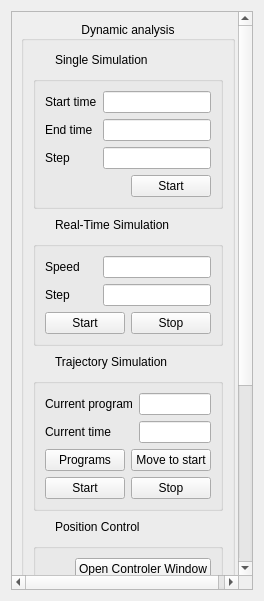
<?xml version="1.0" encoding="UTF-8"?>
<ui version="4.0">
 <class>simulationwidget</class>
 <widget class="QWidget" name="simulationwidget">
  <property name="geometry">
   <rect>
    <x>0</x>
    <y>0</y>
    <width>264</width>
    <height>601</height>
   </rect>
  </property>
  <property name="windowTitle">
   <string>Form</string>
  </property>
  <layout class="QVBoxLayout" name="verticalLayout_5">
   <item>
    <widget class="QScrollArea" name="scrollArea">
     <property name="widgetResizable">
      <bool>true</bool>
     </property>
     <widget class="QWidget" name="scrollAreaWidgetContents">
      <property name="geometry">
       <rect>
        <x>0</x>
        <y>-207</y>
        <width>230</width>
        <height>834</height>
       </rect>
      </property>
      <property name="sizePolicy">
       <sizepolicy hsizetype="Preferred" vsizetype="Expanding">
        <horstretch>0</horstretch>
        <verstretch>0</verstretch>
       </sizepolicy>
      </property>
      <layout class="QVBoxLayout" name="verticalLayout_13">
       <item>
        <widget class="QGroupBox" name="groupBox">
         <property name="title">
          <string>Dynamic analysis</string>
         </property>
         <property name="alignment">
          <set>Qt::AlignCenter</set>
         </property>
         <layout class="QVBoxLayout" name="verticalLayout_4">
          <item>
           <layout class="QVBoxLayout" name="verticalLayout_36">
            <item>
             <layout class="QHBoxLayout" name="horizontalLayout_25">
              <item>
               <widget class="QPushButton" name="pushButton_showSimulation">
                <property name="sizePolicy">
                 <sizepolicy hsizetype="Maximum" vsizetype="Maximum">
                  <horstretch>0</horstretch>
                  <verstretch>0</verstretch>
                 </sizepolicy>
                </property>
                <property name="minimumSize">
                 <size>
                  <width>16</width>
                  <height>16</height>
                 </size>
                </property>
                <property name="maximumSize">
                 <size>
                  <width>16</width>
                  <height>16</height>
                 </size>
                </property>
                <property name="text">
                 <string/>
                </property>
                <property name="icon">
                 <iconset theme="5" resource="main_res.qrc">
                  <normaloff>:/Res/Images/arrow.png</normaloff>:/Res/Images/arrow.png</iconset>
                </property>
                <property name="flat">
                 <bool>true</bool>
                </property>
               </widget>
              </item>
              <item>
               <widget class="QLabel" name="label_Simulation">
                <property name="text">
                 <string>Single Simulation</string>
                </property>
               </widget>
              </item>
              <item>
               <spacer name="horizontalSpacer_13">
                <property name="orientation">
                 <enum>Qt::Horizontal</enum>
                </property>
                <property name="sizeHint" stdset="0">
                 <size>
                  <width>40</width>
                  <height>20</height>
                 </size>
                </property>
               </spacer>
              </item>
             </layout>
            </item>
            <item>
             <widget class="QGroupBox" name="groupBox_Simulation">
              <property name="title">
               <string/>
              </property>
              <layout class="QVBoxLayout" name="verticalLayout_40">
               <item>
                <layout class="QHBoxLayout" name="horizontalLayout_26">
                 <item>
                  <layout class="QVBoxLayout" name="verticalLayout_39">
                   <item>
                    <widget class="QLabel" name="label">
                     <property name="text">
                      <string>Start time</string>
                     </property>
                    </widget>
                   </item>
                   <item>
                    <widget class="QLabel" name="label_2">
                     <property name="text">
                      <string>End time</string>
                     </property>
                    </widget>
                   </item>
                   <item>
                    <widget class="QLabel" name="label_8">
                     <property name="text">
                      <string>Step</string>
                     </property>
                    </widget>
                   </item>
                  </layout>
                 </item>
                 <item>
                  <layout class="QVBoxLayout" name="verticalLayout_37">
                   <item>
                    <widget class="QLineEdit" name="lineEdit_StartTime">
                     <property name="sizePolicy">
                      <sizepolicy hsizetype="Preferred" vsizetype="Preferred">
                       <horstretch>0</horstretch>
                       <verstretch>0</verstretch>
                      </sizepolicy>
                     </property>
                     <property name="minimumSize">
                      <size>
                       <width>0</width>
                       <height>0</height>
                      </size>
                     </property>
                     <property name="maximumSize">
                      <size>
                       <width>7000</width>
                       <height>7000</height>
                      </size>
                     </property>
                    </widget>
                   </item>
                   <item>
                    <widget class="QLineEdit" name="lineEdit_EndTime">
                     <property name="sizePolicy">
                      <sizepolicy hsizetype="Preferred" vsizetype="Preferred">
                       <horstretch>0</horstretch>
                       <verstretch>0</verstretch>
                      </sizepolicy>
                     </property>
                     <property name="minimumSize">
                      <size>
                       <width>0</width>
                       <height>0</height>
                      </size>
                     </property>
                     <property name="maximumSize">
                      <size>
                       <width>7000</width>
                       <height>7000</height>
                      </size>
                     </property>
                    </widget>
                   </item>
                   <item>
                    <widget class="QLineEdit" name="lineEdit_Step">
                     <property name="sizePolicy">
                      <sizepolicy hsizetype="Preferred" vsizetype="Preferred">
                       <horstretch>0</horstretch>
                       <verstretch>0</verstretch>
                      </sizepolicy>
                     </property>
                     <property name="minimumSize">
                      <size>
                       <width>0</width>
                       <height>0</height>
                      </size>
                     </property>
                     <property name="maximumSize">
                      <size>
                       <width>7000</width>
                       <height>7000</height>
                      </size>
                     </property>
                    </widget>
                   </item>
                  </layout>
                 </item>
                </layout>
               </item>
               <item>
                <layout class="QHBoxLayout" name="horizontalLayout_27">
                 <item>
                  <spacer name="horizontalSpacer_14">
                   <property name="orientation">
                    <enum>Qt::Horizontal</enum>
                   </property>
                   <property name="sizeHint" stdset="0">
                    <size>
                     <width>154</width>
                     <height>17</height>
                    </size>
                   </property>
                  </spacer>
                 </item>
                 <item>
                  <widget class="QPushButton" name="pushButton_StartSimulation">
                   <property name="text">
                    <string>Start</string>
                   </property>
                  </widget>
                 </item>
                </layout>
               </item>
              </layout>
             </widget>
            </item>
           </layout>
          </item>
          <item>
           <layout class="QVBoxLayout" name="verticalLayout_41">
            <item>
             <layout class="QHBoxLayout" name="horizontalLayout_30">
              <item>
               <widget class="QPushButton" name="pushButton_showRealTimeSimulation">
                <property name="sizePolicy">
                 <sizepolicy hsizetype="Maximum" vsizetype="Maximum">
                  <horstretch>0</horstretch>
                  <verstretch>0</verstretch>
                 </sizepolicy>
                </property>
                <property name="minimumSize">
                 <size>
                  <width>16</width>
                  <height>16</height>
                 </size>
                </property>
                <property name="maximumSize">
                 <size>
                  <width>16</width>
                  <height>16</height>
                 </size>
                </property>
                <property name="text">
                 <string/>
                </property>
                <property name="icon">
                 <iconset theme="5" resource="main_res.qrc">
                  <normaloff>:/Res/Images/arrow.png</normaloff>:/Res/Images/arrow.png</iconset>
                </property>
                <property name="flat">
                 <bool>true</bool>
                </property>
               </widget>
              </item>
              <item>
               <widget class="QLabel" name="label_RealTimeSimulation">
                <property name="text">
                 <string>Real-Time Simulation</string>
                </property>
               </widget>
              </item>
              <item>
               <spacer name="horizontalSpacer_15">
                <property name="orientation">
                 <enum>Qt::Horizontal</enum>
                </property>
                <property name="sizeHint" stdset="0">
                 <size>
                  <width>40</width>
                  <height>20</height>
                 </size>
                </property>
               </spacer>
              </item>
             </layout>
            </item>
            <item>
             <widget class="QGroupBox" name="groupBox_RealTimeSimulation">
              <property name="title">
               <string/>
              </property>
              <layout class="QVBoxLayout" name="verticalLayout_16">
               <item>
                <layout class="QHBoxLayout" name="horizontalLayout_9">
                 <item>
                  <layout class="QVBoxLayout" name="verticalLayout_14">
                   <item>
                    <widget class="QLabel" name="label_11">
                     <property name="text">
                      <string>Speed</string>
                     </property>
                    </widget>
                   </item>
                   <item>
                    <widget class="QLabel" name="label_12">
                     <property name="text">
                      <string>Step</string>
                     </property>
                    </widget>
                   </item>
                  </layout>
                 </item>
                 <item>
                  <layout class="QVBoxLayout" name="verticalLayout_15">
                   <item>
                    <widget class="QLineEdit" name="lineEdit_Speed">
                     <property name="sizePolicy">
                      <sizepolicy hsizetype="Preferred" vsizetype="Preferred">
                       <horstretch>0</horstretch>
                       <verstretch>0</verstretch>
                      </sizepolicy>
                     </property>
                     <property name="minimumSize">
                      <size>
                       <width>0</width>
                       <height>0</height>
                      </size>
                     </property>
                     <property name="maximumSize">
                      <size>
                       <width>7000</width>
                       <height>7000</height>
                      </size>
                     </property>
                    </widget>
                   </item>
                   <item>
                    <widget class="QLineEdit" name="lineEdit_RealTimeSimulationStep">
                     <property name="sizePolicy">
                      <sizepolicy hsizetype="Preferred" vsizetype="Preferred">
                       <horstretch>0</horstretch>
                       <verstretch>0</verstretch>
                      </sizepolicy>
                     </property>
                     <property name="minimumSize">
                      <size>
                       <width>0</width>
                       <height>0</height>
                      </size>
                     </property>
                     <property name="maximumSize">
                      <size>
                       <width>7000</width>
                       <height>7000</height>
                      </size>
                     </property>
                    </widget>
                   </item>
                  </layout>
                 </item>
                </layout>
               </item>
               <item>
                <layout class="QHBoxLayout" name="horizontalLayout_32">
                 <item>
                  <spacer name="horizontalSpacer_16">
                   <property name="orientation">
                    <enum>Qt::Horizontal</enum>
                   </property>
                   <property name="sizeHint" stdset="0">
                    <size>
                     <width>154</width>
                     <height>17</height>
                    </size>
                   </property>
                  </spacer>
                 </item>
                 <item>
                  <widget class="QPushButton" name="pushButton_StartRealTimeSimulation">
                   <property name="text">
                    <string>Start</string>
                   </property>
                  </widget>
                 </item>
                 <item>
                  <widget class="QPushButton" name="pushButton_StopRealTimeSimulation">
                   <property name="text">
                    <string>Stop</string>
                   </property>
                  </widget>
                 </item>
                </layout>
               </item>
              </layout>
             </widget>
            </item>
           </layout>
          </item>
          <item>
           <layout class="QVBoxLayout" name="verticalLayout_38">
            <item>
             <layout class="QHBoxLayout" name="horizontalLayout_28">
              <item>
               <widget class="QPushButton" name="pushButton_showTrajectorySimulation">
                <property name="sizePolicy">
                 <sizepolicy hsizetype="Maximum" vsizetype="Maximum">
                  <horstretch>0</horstretch>
                  <verstretch>0</verstretch>
                 </sizepolicy>
                </property>
                <property name="minimumSize">
                 <size>
                  <width>16</width>
                  <height>16</height>
                 </size>
                </property>
                <property name="maximumSize">
                 <size>
                  <width>16</width>
                  <height>16</height>
                 </size>
                </property>
                <property name="text">
                 <string/>
                </property>
                <property name="icon">
                 <iconset theme="5" resource="main_res.qrc">
                  <normaloff>:/Res/Images/arrow.png</normaloff>:/Res/Images/arrow.png</iconset>
                </property>
                <property name="flat">
                 <bool>true</bool>
                </property>
               </widget>
              </item>
              <item>
               <widget class="QLabel" name="label_TrajectorySimulation">
                <property name="text">
                 <string>Trajectory Simulation</string>
                </property>
               </widget>
              </item>
              <item>
               <spacer name="horizontalSpacer_17">
                <property name="orientation">
                 <enum>Qt::Horizontal</enum>
                </property>
                <property name="sizeHint" stdset="0">
                 <size>
                  <width>40</width>
                  <height>20</height>
                 </size>
                </property>
               </spacer>
              </item>
             </layout>
            </item>
            <item>
             <widget class="QGroupBox" name="groupBox_TrajectorySimulation">
              <property name="title">
               <string/>
              </property>
              <layout class="QVBoxLayout" name="verticalLayout_42">
               <item>
                <layout class="QHBoxLayout" name="horizontalLayout_13">
                 <item>
                  <layout class="QVBoxLayout" name="verticalLayout_19">
                   <item>
                    <widget class="QLabel" name="label_13">
                     <property name="text">
                      <string>Current program</string>
                     </property>
                    </widget>
                   </item>
                   <item>
                    <widget class="QLabel" name="label_14">
                     <property name="text">
                      <string>Current time</string>
                     </property>
                    </widget>
                   </item>
                  </layout>
                 </item>
                 <item>
                  <layout class="QVBoxLayout" name="verticalLayout_23">
                   <item>
                    <widget class="QLineEdit" name="lineEdit_Speed_2">
                     <property name="sizePolicy">
                      <sizepolicy hsizetype="Preferred" vsizetype="Preferred">
                       <horstretch>0</horstretch>
                       <verstretch>0</verstretch>
                      </sizepolicy>
                     </property>
                     <property name="minimumSize">
                      <size>
                       <width>0</width>
                       <height>0</height>
                      </size>
                     </property>
                     <property name="maximumSize">
                      <size>
                       <width>7000</width>
                       <height>7000</height>
                      </size>
                     </property>
                    </widget>
                   </item>
                   <item>
                    <widget class="QLineEdit" name="lineEdit_RealTimeSimulationStep_2">
                     <property name="sizePolicy">
                      <sizepolicy hsizetype="Preferred" vsizetype="Preferred">
                       <horstretch>0</horstretch>
                       <verstretch>0</verstretch>
                      </sizepolicy>
                     </property>
                     <property name="minimumSize">
                      <size>
                       <width>0</width>
                       <height>0</height>
                      </size>
                     </property>
                     <property name="maximumSize">
                      <size>
                       <width>7000</width>
                       <height>7000</height>
                      </size>
                     </property>
                    </widget>
                   </item>
                  </layout>
                 </item>
                </layout>
               </item>
               <item>
                <layout class="QHBoxLayout" name="horizontalLayout_33">
                 <item>
                  <spacer name="horizontalSpacer_22">
                   <property name="orientation">
                    <enum>Qt::Horizontal</enum>
                   </property>
                   <property name="sizeHint" stdset="0">
                    <size>
                     <width>154</width>
                     <height>17</height>
                    </size>
                   </property>
                  </spacer>
                 </item>
                 <item>
                  <spacer name="horizontalSpacer_23">
                   <property name="orientation">
                    <enum>Qt::Horizontal</enum>
                   </property>
                   <property name="sizeHint" stdset="0">
                    <size>
                     <width>154</width>
                     <height>17</height>
                    </size>
                   </property>
                  </spacer>
                 </item>
                 <item>
                  <widget class="QPushButton" name="pushButton_StartTrajectorySimulationSimulation_3">
                   <property name="text">
                    <string>Programs</string>
                   </property>
                  </widget>
                 </item>
                 <item>
                  <widget class="QPushButton" name="pushButton_StartTrajectorySimulationSimulation_4">
                   <property name="text">
                    <string>Move to start</string>
                   </property>
                  </widget>
                 </item>
                </layout>
               </item>
               <item>
                <layout class="QHBoxLayout" name="horizontalLayout_31">
                 <item>
                  <spacer name="horizontalSpacer_18">
                   <property name="orientation">
                    <enum>Qt::Horizontal</enum>
                   </property>
                   <property name="sizeHint" stdset="0">
                    <size>
                     <width>154</width>
                     <height>17</height>
                    </size>
                   </property>
                  </spacer>
                 </item>
                 <item>
                  <spacer name="horizontalSpacer_21">
                   <property name="orientation">
                    <enum>Qt::Horizontal</enum>
                   </property>
                   <property name="sizeHint" stdset="0">
                    <size>
                     <width>154</width>
                     <height>17</height>
                    </size>
                   </property>
                  </spacer>
                 </item>
                 <item>
                  <widget class="QPushButton" name="pushButton_StartTrajectorySimulationSimulation_2">
                   <property name="text">
                    <string>Start</string>
                   </property>
                  </widget>
                 </item>
                 <item>
                  <widget class="QPushButton" name="pushButton_StartTrajectorySimulationSimulation">
                   <property name="text">
                    <string>Stop</string>
                   </property>
                  </widget>
                 </item>
                </layout>
               </item>
              </layout>
             </widget>
            </item>
           </layout>
          </item>
          <item>
           <layout class="QVBoxLayout" name="verticalLayout_65">
            <item>
             <layout class="QHBoxLayout" name="horizontalLayout_51">
              <item>
               <widget class="QPushButton" name="pushButton_showPositionControl">
                <property name="sizePolicy">
                 <sizepolicy hsizetype="Maximum" vsizetype="Maximum">
                  <horstretch>0</horstretch>
                  <verstretch>0</verstretch>
                 </sizepolicy>
                </property>
                <property name="minimumSize">
                 <size>
                  <width>16</width>
                  <height>16</height>
                 </size>
                </property>
                <property name="maximumSize">
                 <size>
                  <width>16</width>
                  <height>16</height>
                 </size>
                </property>
                <property name="text">
                 <string/>
                </property>
                <property name="icon">
                 <iconset theme="5" resource="main_res.qrc">
                  <normaloff>:/Res/Images/arrow.png</normaloff>:/Res/Images/arrow.png</iconset>
                </property>
                <property name="flat">
                 <bool>true</bool>
                </property>
               </widget>
              </item>
              <item>
               <widget class="QLabel" name="label_PositionControl">
                <property name="text">
                 <string>Position Control</string>
                </property>
               </widget>
              </item>
              <item>
               <spacer name="horizontalSpacer_40">
                <property name="orientation">
                 <enum>Qt::Horizontal</enum>
                </property>
                <property name="sizeHint" stdset="0">
                 <size>
                  <width>40</width>
                  <height>20</height>
                 </size>
                </property>
               </spacer>
              </item>
             </layout>
            </item>
            <item>
             <widget class="QGroupBox" name="groupBox_PositionControl">
              <property name="title">
               <string/>
              </property>
              <layout class="QVBoxLayout" name="verticalLayout_66">
               <item>
                <layout class="QHBoxLayout" name="horizontalLayout_53">
                 <item>
                  <spacer name="horizontalSpacer_41">
                   <property name="orientation">
                    <enum>Qt::Horizontal</enum>
                   </property>
                   <property name="sizeHint" stdset="0">
                    <size>
                     <width>154</width>
                     <height>17</height>
                    </size>
                   </property>
                  </spacer>
                 </item>
                 <item>
                  <spacer name="horizontalSpacer_42">
                   <property name="orientation">
                    <enum>Qt::Horizontal</enum>
                   </property>
                   <property name="sizeHint" stdset="0">
                    <size>
                     <width>154</width>
                     <height>17</height>
                    </size>
                   </property>
                  </spacer>
                 </item>
                 <item>
                  <widget class="QPushButton" name="pushButton_OpenControlerWindow">
                   <property name="text">
                    <string>Open Controler Window</string>
                   </property>
                  </widget>
                 </item>
                </layout>
               </item>
               <item>
                <layout class="QHBoxLayout" name="horizontalLayout">
                 <item>
                  <spacer name="horizontalSpacer_43">
                   <property name="orientation">
                    <enum>Qt::Horizontal</enum>
                   </property>
                   <property name="sizeHint" stdset="0">
                    <size>
                     <width>154</width>
                     <height>17</height>
                    </size>
                   </property>
                  </spacer>
                 </item>
                 <item>
                  <widget class="QPushButton" name="pushButton_OpenControlerWindow_2">
                   <property name="text">
                    <string>Open Controler Window 2</string>
                   </property>
                  </widget>
                 </item>
                </layout>
               </item>
              </layout>
             </widget>
            </item>
           </layout>
          </item>
          <item>
           <layout class="QVBoxLayout" name="verticalLayout_69">
            <item>
             <layout class="QHBoxLayout" name="horizontalLayout_55">
              <item>
               <widget class="QPushButton" name="pushButton_showHapticControl">
                <property name="sizePolicy">
                 <sizepolicy hsizetype="Maximum" vsizetype="Maximum">
                  <horstretch>0</horstretch>
                  <verstretch>0</verstretch>
                 </sizepolicy>
                </property>
                <property name="minimumSize">
                 <size>
                  <width>16</width>
                  <height>16</height>
                 </size>
                </property>
                <property name="maximumSize">
                 <size>
                  <width>16</width>
                  <height>16</height>
                 </size>
                </property>
                <property name="text">
                 <string/>
                </property>
                <property name="icon">
                 <iconset theme="5" resource="main_res.qrc">
                  <normaloff>:/Res/Images/arrow.png</normaloff>:/Res/Images/arrow.png</iconset>
                </property>
                <property name="flat">
                 <bool>true</bool>
                </property>
               </widget>
              </item>
              <item>
               <widget class="QLabel" name="label_HapticControl">
                <property name="text">
                 <string>Haptic Control</string>
                </property>
               </widget>
              </item>
              <item>
               <spacer name="horizontalSpacer_46">
                <property name="orientation">
                 <enum>Qt::Horizontal</enum>
                </property>
                <property name="sizeHint" stdset="0">
                 <size>
                  <width>40</width>
                  <height>20</height>
                 </size>
                </property>
               </spacer>
              </item>
             </layout>
            </item>
            <item>
             <widget class="QGroupBox" name="groupBox_HapticControl">
              <property name="title">
               <string/>
              </property>
              <layout class="QVBoxLayout" name="verticalLayout_70">
               <item>
                <layout class="QHBoxLayout" name="horizontalLayout_56">
                 <item>
                  <spacer name="horizontalSpacer_47">
                   <property name="orientation">
                    <enum>Qt::Horizontal</enum>
                   </property>
                   <property name="sizeHint" stdset="0">
                    <size>
                     <width>154</width>
                     <height>17</height>
                    </size>
                   </property>
                  </spacer>
                 </item>
                 <item>
                  <widget class="QCheckBox" name="checkBox">
                   <property name="text">
                    <string>Enable Haptic Pointer</string>
                   </property>
                  </widget>
                 </item>
                </layout>
               </item>
              </layout>
             </widget>
            </item>
           </layout>
          </item>
          <item>
           <layout class="QVBoxLayout" name="verticalLayout_43">
            <item>
             <layout class="QHBoxLayout" name="horizontalLayout_34">
              <item>
               <widget class="QPushButton" name="pushButton_showPostSimulation">
                <property name="sizePolicy">
                 <sizepolicy hsizetype="Maximum" vsizetype="Maximum">
                  <horstretch>0</horstretch>
                  <verstretch>0</verstretch>
                 </sizepolicy>
                </property>
                <property name="minimumSize">
                 <size>
                  <width>16</width>
                  <height>16</height>
                 </size>
                </property>
                <property name="maximumSize">
                 <size>
                  <width>16</width>
                  <height>16</height>
                 </size>
                </property>
                <property name="text">
                 <string/>
                </property>
                <property name="icon">
                 <iconset theme="5" resource="main_res.qrc">
                  <normaloff>:/Res/Images/arrow.png</normaloff>:/Res/Images/arrow.png</iconset>
                </property>
                <property name="flat">
                 <bool>true</bool>
                </property>
               </widget>
              </item>
              <item>
               <widget class="QLabel" name="label_PostSimulation">
                <property name="text">
                 <string>Post simulation</string>
                </property>
               </widget>
              </item>
              <item>
               <spacer name="horizontalSpacer_19">
                <property name="orientation">
                 <enum>Qt::Horizontal</enum>
                </property>
                <property name="sizeHint" stdset="0">
                 <size>
                  <width>40</width>
                  <height>20</height>
                 </size>
                </property>
               </spacer>
              </item>
             </layout>
            </item>
            <item>
             <widget class="QGroupBox" name="groupBox_PostSimulation">
              <property name="title">
               <string/>
              </property>
              <layout class="QVBoxLayout" name="verticalLayout_20">
               <item>
                <layout class="QHBoxLayout" name="horizontalLayout_11">
                 <item>
                  <layout class="QVBoxLayout" name="verticalLayout_21">
                   <item>
                    <widget class="QLabel" name="label_15">
                     <property name="text">
                      <string>Speed</string>
                     </property>
                    </widget>
                   </item>
                   <item>
                    <widget class="QLabel" name="label_16">
                     <property name="text">
                      <string>Time</string>
                     </property>
                    </widget>
                   </item>
                  </layout>
                 </item>
                 <item>
                  <layout class="QVBoxLayout" name="verticalLayout_22">
                   <item>
                    <widget class="QLineEdit" name="lineEdit_PostSimulationSpeed">
                     <property name="sizePolicy">
                      <sizepolicy hsizetype="Preferred" vsizetype="Preferred">
                       <horstretch>0</horstretch>
                       <verstretch>0</verstretch>
                      </sizepolicy>
                     </property>
                     <property name="minimumSize">
                      <size>
                       <width>0</width>
                       <height>0</height>
                      </size>
                     </property>
                     <property name="maximumSize">
                      <size>
                       <width>7000</width>
                       <height>7000</height>
                      </size>
                     </property>
                    </widget>
                   </item>
                   <item>
                    <widget class="QSlider" name="horizontalSlider_PostSimulationTime">
                     <property name="maximum">
                      <number>1000</number>
                     </property>
                     <property name="orientation">
                      <enum>Qt::Horizontal</enum>
                     </property>
                    </widget>
                   </item>
                  </layout>
                 </item>
                </layout>
               </item>
               <item>
                <layout class="QHBoxLayout" name="horizontalLayout_35">
                 <item>
                  <spacer name="horizontalSpacer_20">
                   <property name="orientation">
                    <enum>Qt::Horizontal</enum>
                   </property>
                   <property name="sizeHint" stdset="0">
                    <size>
                     <width>154</width>
                     <height>17</height>
                    </size>
                   </property>
                  </spacer>
                 </item>
                 <item>
                  <widget class="QPushButton" name="pushButton_StartRealTimeSimulation_3">
                   <property name="text">
                    <string>Start</string>
                   </property>
                  </widget>
                 </item>
                 <item>
                  <widget class="QPushButton" name="pushButton_StopRealTimeSimulation_3">
                   <property name="text">
                    <string>Stop</string>
                   </property>
                  </widget>
                 </item>
                </layout>
               </item>
              </layout>
             </widget>
            </item>
           </layout>
          </item>
          <item>
           <spacer name="verticalSpacer">
            <property name="orientation">
             <enum>Qt::Vertical</enum>
            </property>
            <property name="sizeHint" stdset="0">
             <size>
              <width>20</width>
              <height>40</height>
             </size>
            </property>
           </spacer>
          </item>
         </layout>
        </widget>
       </item>
      </layout>
     </widget>
    </widget>
   </item>
  </layout>
 </widget>
 <resources>
  <include location="main_res.qrc"/>
 </resources>
 <connections/>
</ui>
